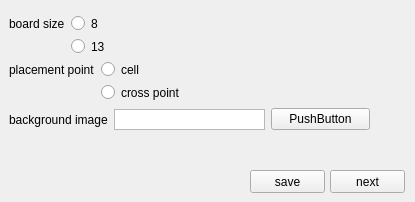
<?xml version="1.0" encoding="UTF-8"?>
<ui version="4.0">
 <class>Form</class>
 <widget class="QWidget" name="Form">
  <property name="geometry">
   <rect>
    <x>0</x>
    <y>0</y>
    <width>415</width>
    <height>202</height>
   </rect>
  </property>
  <property name="windowTitle">
   <string>codMarble</string>
  </property>
  <widget class="QWidget" name="formLayoutWidget_2">
   <property name="geometry">
    <rect>
     <x>9</x>
     <y>61</y>
     <width>184</width>
     <height>40</height>
    </rect>
   </property>
   <layout class="QFormLayout" name="formLayout_2">
    <item row="0" column="0">
     <widget class="QLabel" name="label_2">
      <property name="text">
       <string>placement point</string>
      </property>
     </widget>
    </item>
    <item row="0" column="1">
     <widget class="QRadioButton" name="radioButton_3">
      <property name="text">
       <string>cell</string>
      </property>
     </widget>
    </item>
    <item row="1" column="1">
     <widget class="QRadioButton" name="radioButton_4">
      <property name="text">
       <string>cross point</string>
      </property>
     </widget>
    </item>
   </layout>
  </widget>
  <widget class="QWidget" name="horizontalLayoutWidget">
   <property name="geometry">
    <rect>
     <x>9</x>
     <y>107</y>
     <width>361</width>
     <height>25</height>
    </rect>
   </property>
   <layout class="QHBoxLayout" name="horizontalLayout">
    <property name="sizeConstraint">
     <enum>QLayout::SetDefaultConstraint</enum>
    </property>
    <item>
     <widget class="QLabel" name="label_3">
      <property name="text">
       <string>background image</string>
      </property>
     </widget>
    </item>
    <item>
     <widget class="QTextEdit" name="textEdit">
      <property name="maximumSize">
       <size>
        <width>151</width>
        <height>21</height>
       </size>
      </property>
      <property name="verticalScrollBarPolicy">
       <enum>Qt::ScrollBarAlwaysOff</enum>
      </property>
     </widget>
    </item>
    <item>
     <widget class="QPushButton" name="pushButton">
      <property name="text">
       <string>PushButton</string>
      </property>
     </widget>
    </item>
   </layout>
  </widget>
  <widget class="QWidget" name="formLayoutWidget">
   <property name="geometry">
    <rect>
     <x>9</x>
     <y>15</y>
     <width>103</width>
     <height>40</height>
    </rect>
   </property>
   <layout class="QFormLayout" name="formLayout">
    <item row="0" column="0">
     <widget class="QLabel" name="label">
      <property name="text">
       <string>board size</string>
      </property>
     </widget>
    </item>
    <item row="0" column="1">
     <widget class="QRadioButton" name="radioButton">
      <property name="text">
       <string>8</string>
      </property>
     </widget>
    </item>
    <item row="1" column="1">
     <widget class="QRadioButton" name="radioButton_2">
      <property name="text">
       <string>13</string>
      </property>
     </widget>
    </item>
   </layout>
  </widget>
  <widget class="QPushButton" name="pushButton_2">
   <property name="geometry">
    <rect>
     <x>330</x>
     <y>170</y>
     <width>75</width>
     <height>23</height>
    </rect>
   </property>
   <property name="text">
    <string>next</string>
   </property>
  </widget>
  <widget class="QPushButton" name="pushButton_3">
   <property name="geometry">
    <rect>
     <x>250</x>
     <y>170</y>
     <width>75</width>
     <height>23</height>
    </rect>
   </property>
   <property name="text">
    <string>save</string>
   </property>
  </widget>
 </widget>
 <resources/>
 <connections/>
</ui>
